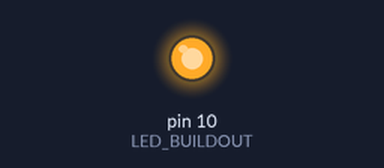
The sketch below on a simulated Arduino Uno, built with avr-gcc and run on an emulated ATmega328P. Parts: output pins drawn as LEDs (lit = HIGH).

Above: at 0.15 s.
At 7.7 s:
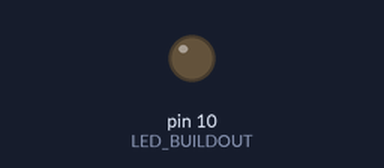
Timing chart, 0 to 11.1 s (numbered marks = the images above):
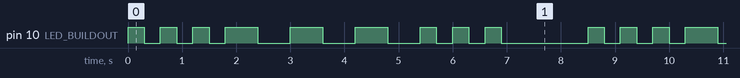

Measured:
- by itself, pin 10 (LED_BUILDOUT): repeats every 8.5 s: 2 × (LOW 0.30 s, HIGH 0.30 s), LOW 0.30 s, 3 × (HIGH 0.60 s, LOW 0.60 s), 2 × (HIGH 0.30 s, LOW 0.30 s), HIGH 0.30 s, LOW 1.6 s, HIGH 0.30 s
- by itself, everything shown: repeats every 8.5 s, in 18 steps

The sketch:

pin-mode.ino
```cpp
int DOT = 300;
int DASH = 600;
int LED_BUILDOUT = 10;
int LETTER_INTERVAL = 1300;

void setup() {
  // put your setup code here, to run once:
  pinMode(10, OUTPUT);
}

void loop() {
  // put your main code here, to run repeatedly:
  digitalWrite(LED_BUILDOUT, HIGH);
  delay(DOT);
  digitalWrite(LED_BUILDOUT, LOW);
  delay(DOT);
  digitalWrite(LED_BUILDOUT, HIGH);
  delay(DOT);
  digitalWrite(LED_BUILDOUT, LOW);
  delay(DOT);
  digitalWrite(LED_BUILDOUT, HIGH);
  delay(DOT);
  digitalWrite(LED_BUILDOUT, LOW);
  delay(DOT);


  digitalWrite(LED_BUILDOUT, HIGH);
  delay(DASH);
  digitalWrite(LED_BUILDOUT, LOW);
  delay(DASH);
  digitalWrite(LED_BUILDOUT, HIGH);
  delay(DASH);
  digitalWrite(LED_BUILDOUT, LOW);
  delay(DASH);
  digitalWrite(LED_BUILDOUT, HIGH);
  delay(DASH);
  digitalWrite(LED_BUILDOUT, LOW);
  delay(DASH);


  digitalWrite(LED_BUILDOUT, HIGH);
  delay(DOT);
  digitalWrite(LED_BUILDOUT, LOW);
  delay(DOT);
  digitalWrite(LED_BUILDOUT, HIGH);
  delay(DOT);
  digitalWrite(LED_BUILDOUT, LOW);
  delay(DOT);
  digitalWrite(LED_BUILDOUT, HIGH);
  delay(DOT);
  digitalWrite(LED_BUILDOUT, LOW);
  delay(DOT);

  delay(LETTER_INTERVAL);
}
```
